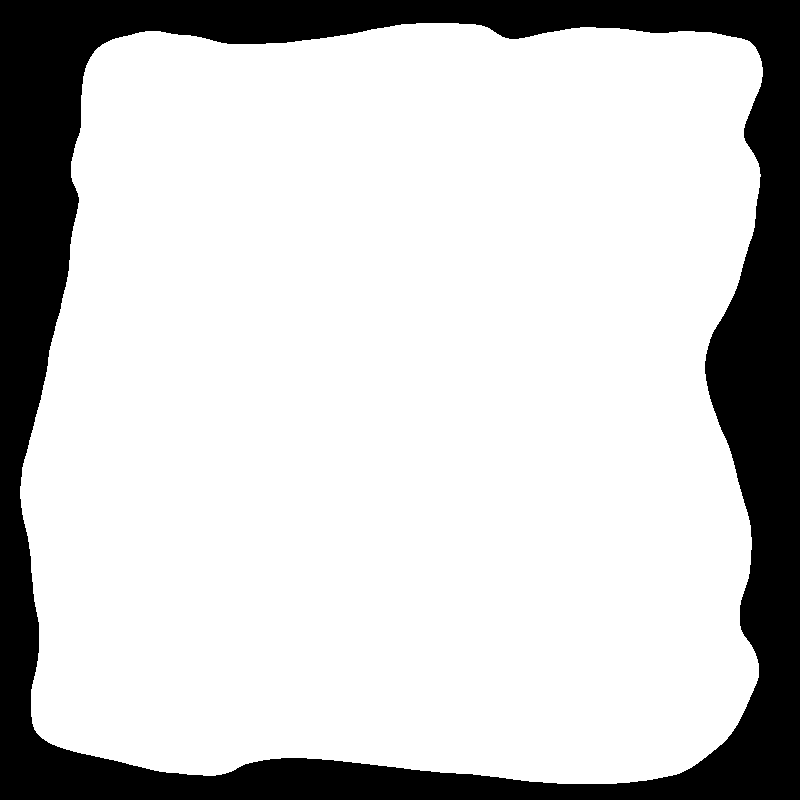
#> input picture Fig1111(b)(square).tif, 800 x 800 px, found by its file name
$ python '距离-角度标记图.py'
#> lines starting #> are read from the running program, lines starting #| are printed output that depends on the picture; after the words box and inside, x2 and y2 are one past the last pixel; in counts of white or black regions, pixels touching at a corner belong together
import cv2
import numpy as np
import matplotlib.pyplot as plt
def get_white_contour(image):
    contours, _ = cv2.findContours(image, cv2.RETR_EXTERNAL, cv2.CHAIN_APPROX_SIMPLE)
    white_contour = max(contours, key=cv2.contourArea)

    return white_contour


def draw_distance_angle_markers(image, center, num_angles=360):
    height, width = image.shape[:2]
    center_x, center_y = center
    distances = []
    step_size = 1
    for angle in range(90,450,1):
        x=center_x
        y=center_y
        while True:
            x += step_size * np.cos(angle*np.pi/180)
            y += step_size * np.sin(angle*np.pi/180)
            if x < 0 or y < 0 or x >= image.shape[0] or y >= image.shape[1]:
                break
            if image[int(x)][int(y)] == 255 or image[int(x)][int(y+1)]:
                break


        distance = np.sqrt((x-center_x)**2 + (y-center_y)**2)

        distances.append(distance)


    plt.plot(distances, color='b', linestyle='-')
    plt.title('Distance Line Plot')
    plt.xlabel('angles')
    plt.ylabel('Distance from center to boundary')
    plt.show()

if __name__ == "__main__":

    image_path = "D:/Fig1111(b)(square).tif"
    binary_image = cv2.imread(image_path, cv2.IMREAD_GRAYSCALE)
#> binary_image: shape (800, 800); 79.3% white; 1 black region


    white_contour = get_white_contour(binary_image)
#> in get_white_contour, `contours, _ = cv2.findContours(image, cv2.RETR_EXTERNAL, cv2.CHAIN_APP..`: contours = 1 contour; box (x1, y1, x2, y2) and area: (20, 23, 763, 784) 506313
#> in get_white_contour, `white_contour = max(contours, key=cv2.contourArea)`: white_contour = contour of 1006 points, box (x1, y1, x2, y2) (20, 23, 763, 784), area 506313


    white_contour_image = np.zeros_like(binary_image)
    cv2.drawContours(white_contour_image, [white_contour], -1, 255, 1)
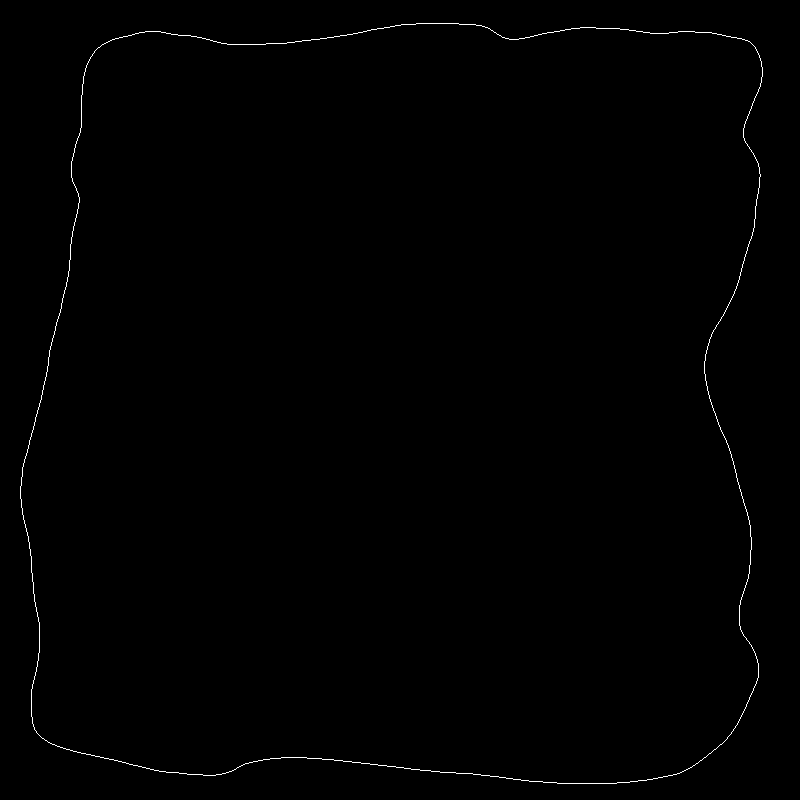
#> white_contour_image: shape (800, 800); 0.43% white in thin lines or dots, all inside (x1, y1, x2, y2) = (20, 23, 763, 784)

    cv2.imshow("White Contour", white_contour_image)
    cv2.waitKey(0)
    center_point = (white_contour_image.shape[1] // 2, white_contour_image.shape[0] // 2)
#> center_point = (400, 400)


    draw_distance_angle_markers(white_contour_image, center_point)
#> in draw_distance_angle_markers, `plt.show()`:
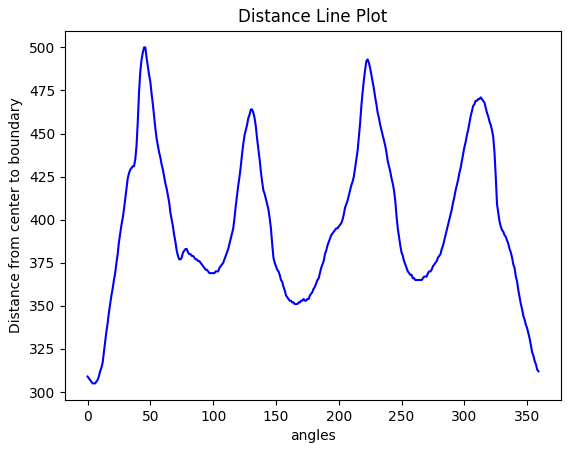
#> figure drawn by matplotlib, 1 panel; curve peaks at x = 46, y = 500


    cv2.waitKey(0)
    cv2.destroyAllWindows()
